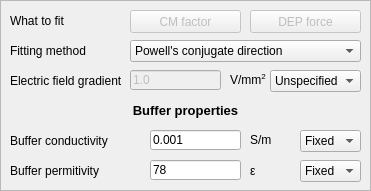
     <widget class="QFrame" name="frame_2">
      <property name="geometry">
       <rect>
        <x>640</x>
        <y>20</y>
        <width>371</width>
        <height>191</height>
       </rect>
      </property>
      <property name="frameShape">
       <enum>QFrame::StyledPanel</enum>
      </property>
      <property name="frameShadow">
       <enum>QFrame::Raised</enum>
      </property>
      <property name="lineWidth">
       <number>4</number>
      </property>
      <widget class="QLabel" name="label_77">
       <property name="geometry">
        <rect>
         <x>10</x>
         <y>100</y>
         <width>351</width>
         <height>21</height>
        </rect>
       </property>
       <property name="font">
        <font>
         <pointsize>10</pointsize>
         <weight>75</weight>
         <bold>true</bold>
        </font>
       </property>
       <property name="frameShape">
        <enum>QFrame::NoFrame</enum>
       </property>
       <property name="frameShadow">
        <enum>QFrame::Plain</enum>
       </property>
       <property name="text">
        <string>Buffer properties</string>
       </property>
       <property name="alignment">
        <set>Qt::AlignCenter</set>
       </property>
      </widget>
      <widget class="QLabel" name="label_78">
       <property name="geometry">
        <rect>
         <x>10</x>
         <y>130</y>
         <width>121</width>
         <height>21</height>
        </rect>
       </property>
       <property name="text">
        <string>Buffer conductivity</string>
       </property>
      </widget>
      <widget class="QLabel" name="label_79">
       <property name="geometry">
        <rect>
         <x>10</x>
         <y>160</y>
         <width>121</width>
         <height>21</height>
        </rect>
       </property>
       <property name="text">
        <string>Buffer permitivity</string>
       </property>
      </widget>
      <widget class="QLineEdit" name="fitting_gen_buffer_cond_value_entry">
       <property name="geometry">
        <rect>
         <x>150</x>
         <y>130</y>
         <width>91</width>
         <height>20</height>
        </rect>
       </property>
       <property name="text">
        <string>0.001</string>
       </property>
      </widget>
      <widget class="QLineEdit" name="fitting_gen_buffer_perm_value_entry">
       <property name="geometry">
        <rect>
         <x>150</x>
         <y>160</y>
         <width>91</width>
         <height>20</height>
        </rect>
       </property>
       <property name="text">
        <string>78</string>
       </property>
      </widget>
      <widget class="QLabel" name="label_80">
       <property name="geometry">
        <rect>
         <x>250</x>
         <y>130</y>
         <width>31</width>
         <height>21</height>
        </rect>
       </property>
       <property name="text">
        <string>S/m</string>
       </property>
       <property name="textFormat">
        <enum>Qt::RichText</enum>
       </property>
      </widget>
      <widget class="QLabel" name="label_81">
       <property name="geometry">
        <rect>
         <x>250</x>
         <y>160</y>
         <width>31</width>
         <height>21</height>
        </rect>
       </property>
       <property name="text">
        <string>ε</string>
       </property>
      </widget>
      <widget class="QLabel" name="label_85">
       <property name="geometry">
        <rect>
         <x>10</x>
         <y>10</y>
         <width>121</width>
         <height>21</height>
        </rect>
       </property>
       <property name="text">
        <string>What to fit</string>
       </property>
      </widget>
      <widget class="QLabel" name="label_86">
       <property name="geometry">
        <rect>
         <x>10</x>
         <y>40</y>
         <width>121</width>
         <height>21</height>
        </rect>
       </property>
       <property name="text">
        <string>Fitting method</string>
       </property>
      </widget>
      <widget class="QLabel" name="label_87">
       <property name="geometry">
        <rect>
         <x>10</x>
         <y>70</y>
         <width>121</width>
         <height>21</height>
        </rect>
       </property>
       <property name="text">
        <string>Electric field gradient</string>
       </property>
      </widget>
      <widget class="QLineEdit" name="fitting_gen_fieldgrad_value_entry">
       <property name="enabled">
        <bool>false</bool>
       </property>
       <property name="geometry">
        <rect>
         <x>130</x>
         <y>70</y>
         <width>91</width>
         <height>20</height>
        </rect>
       </property>
       <property name="text">
        <string>1.0</string>
       </property>
      </widget>
      <widget class="QLabel" name="label_88">
       <property name="geometry">
        <rect>
         <x>230</x>
         <y>70</y>
         <width>41</width>
         <height>21</height>
        </rect>
       </property>
       <property name="text">
        <string>&lt;html&gt;&lt;head/&gt;&lt;body&gt;&lt;p&gt;V/mm&lt;span style=&quot; vertical-align:super;&quot;&gt;2&lt;/span&gt;&lt;/p&gt;&lt;/body&gt;&lt;/html&gt;</string>
       </property>
       <property name="textFormat">
        <enum>Qt::RichText</enum>
       </property>
      </widget>
      <widget class="QComboBox" name="fitting_gen_buffer_cond_vary">
       <property name="geometry">
        <rect>
         <x>300</x>
         <y>130</y>
         <width>61</width>
         <height>22</height>
        </rect>
       </property>
       <property name="sizePolicy">
        <sizepolicy hsizetype="Preferred" vsizetype="Maximum">
         <horstretch>0</horstretch>
         <verstretch>0</verstretch>
        </sizepolicy>
       </property>
       <property name="currentText">
        <string>Fixed</string>
       </property>
       <property name="currentIndex">
        <number>1</number>
       </property>
       <item>
        <property name="text">
         <string>Vary</string>
        </property>
       </item>
       <item>
        <property name="text">
         <string>Fixed</string>
        </property>
       </item>
      </widget>
      <widget class="QComboBox" name="fitting_gen_buffer_perm_vary">
       <property name="geometry">
        <rect>
         <x>300</x>
         <y>160</y>
         <width>61</width>
         <height>22</height>
        </rect>
       </property>
       <property name="editable">
        <bool>false</bool>
       </property>
       <property name="currentText">
        <string>Fixed</string>
       </property>
       <property name="currentIndex">
        <number>1</number>
       </property>
       <item>
        <property name="text">
         <string>Vary</string>
        </property>
       </item>
       <item>
        <property name="text">
         <string>Fixed</string>
        </property>
       </item>
      </widget>
      <widget class="QComboBox" name="fitting_method_selector_comboBox">
       <property name="geometry">
        <rect>
         <x>130</x>
         <y>40</y>
         <width>231</width>
         <height>22</height>
        </rect>
       </property>
       <item>
        <property name="text">
         <string>Powell's conjugate direction</string>
        </property>
       </item>
       <item>
        <property name="text">
         <string>Levenberg-Marquardt</string>
        </property>
       </item>
       <item>
        <property name="text">
         <string>Trust Region Reflective</string>
        </property>
       </item>
      </widget>
      <widget class="QPushButton" name="fitting_CMfactor_selector_button">
       <property name="enabled">
        <bool>false</bool>
       </property>
       <property name="geometry">
        <rect>
         <x>130</x>
         <y>10</y>
         <width>111</width>
         <height>23</height>
        </rect>
       </property>
       <property name="text">
        <string>CM factor</string>
       </property>
      </widget>
      <widget class="QPushButton" name="fitting_DEPforcer_selector_button">
       <property name="enabled">
        <bool>false</bool>
       </property>
       <property name="geometry">
        <rect>
         <x>250</x>
         <y>10</y>
         <width>111</width>
         <height>23</height>
        </rect>
       </property>
       <property name="text">
        <string>DEP force</string>
       </property>
      </widget>
      <widget class="QComboBox" name="fitting_gen_fieldgrad_comboBox">
       <property name="geometry">
        <rect>
         <x>270</x>
         <y>70</y>
         <width>91</width>
         <height>22</height>
        </rect>
       </property>
       <property name="sizePolicy">
        <sizepolicy hsizetype="Preferred" vsizetype="Maximum">
         <horstretch>0</horstretch>
         <verstretch>0</verstretch>
        </sizepolicy>
       </property>
       <property name="currentText">
        <string>Unspecified</string>
       </property>
       <property name="currentIndex">
        <number>0</number>
       </property>
       <item>
        <property name="text">
         <string>Unspecified</string>
        </property>
       </item>
       <item>
        <property name="text">
         <string>Specified</string>
        </property>
       </item>
      </widget>
     </widget>
